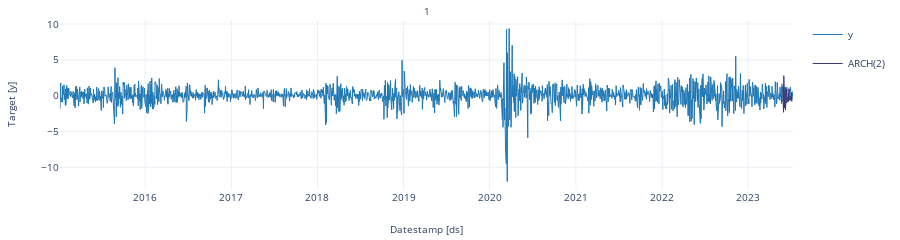

Here is the notebook cell this chart was saved with:
### Code cell
sf.plot(df, Y_hat, level=[95])

### Figure 1 — Plotly figure (JSON) as saved in the notebook; plotly's stock layout.template omitted (floating-point values rounded to 4 significant figures; data arrays with more than 128 entries replaced by an {"elided": "..."} marker saying what was removed)
{"data": [{"legendgroup": "y", "line": {"color": "#1f77b4", "width": 1}, "mode": "lines", "name": "y", "showlegend": true, "type": "scatter", "x": {"elided": "2143 str values"}, "xaxis": "x", "y": {"elided": "2143 float values"}, "yaxis": "y"}, {"legendgroup": "ARCH(2)", "line": {"color": "#393b79", "width": 1}, "mode": "lines", "name": "ARCH(2)", "showlegend": true, "type": "scatter", "x": ["2023-05-25T00:00:00", "2023-05-26T00:00:00", "2023-05-29T00:00:00", "2023-05-30T00:00:00", "2023-05-31T00:00:00", "2023-06-01T00:00:00", "2023-06-02T00:00:00", "2023-06-05T00:00:00", "2023-06-06T00:00:00", "2023-06-07T00:00:00", "2023-06-08T00:00:00", "2023-06-09T00:00:00", "2023-06-12T00:00:00", "2023-06-13T00:00:00", "2023-06-14T00:00:00", "2023-06-15T00:00:00", "2023-06-16T00:00:00", "2023-06-19T00:00:00", "2023-06-20T00:00:00", "2023-06-21T00:00:00", "2023-06-22T00:00:00", "2023-06-23T00:00:00", "2023-06-26T00:00:00", "2023-06-27T00:00:00", "2023-06-28T00:00:00", "2023-06-29T00:00:00", "2023-06-30T00:00:00", "2023-07-03T00:00:00", "2023-07-04T00:00:00", "2023-07-05T00:00:00", "2023-07-06T00:00:00"], "xaxis": "x", "y": [1.682, -0.777, -0.678, -0.9687, 0.8348, -2.319, 2.789, -1.708, 0.6531, -0.3171, 1.159, -2.002, -0.4897, -0.5344, 0.8975, -0.998, -0.1785, -0.7874, 0.03454, 0.4741, -0.7949, 0.9858, 0.9028, 0.5193, 0.8175, -0.6, -0.1101, -0.709, -0.2113, 0.4228, -0.4992], "yaxis": "y"}], "layout": {"annotations": [{"font": {"size": 10}, "showarrow": false, "text": "1", "x": 0.5, "xanchor": "center", "xref": "paper", "y": 1, "yanchor": "bottom", "yref": "paper"}, {"font": {"size": 10}, "showarrow": false, "text": "Datestamp [ds]", "x": 0.5, "xanchor": "center", "xref": "paper", "y": 0, "yanchor": "top", "yref": "paper", "yshift": -30}, {"font": {"size": 10}, "showarrow": false, "text": "Target [y]", "textangle": -90, "x": 0, "xanchor": "right", "xref": "paper", "xshift": -40, "y": 0.5, "yanchor": "middle", "yref": "paper"}], "autosize": true, "font": {"size": 10}, "height": 150, "margin": {"b": 50, "l": 60, "r": 10, "t": 20}, "xaxis": {"anchor": "y", "domain": [0, 1], "showticklabels": true, "visible": true}, "yaxis": {"anchor": "x", "domain": [0, 1]}}}
